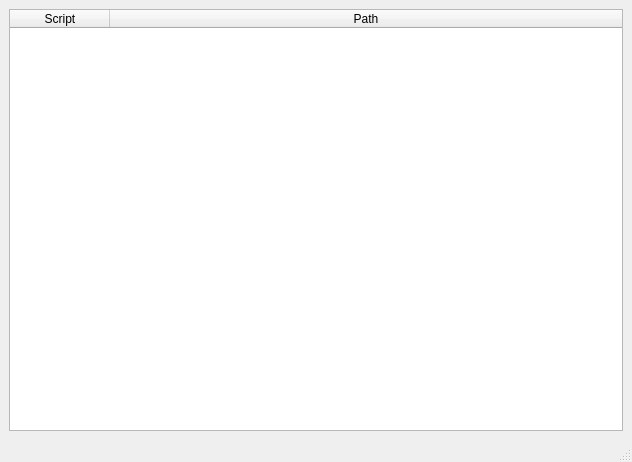
<?xml version="1.0" encoding="UTF-8"?>
<ui version="4.0">
 <class>ScriptManagerWindow</class>
 <widget class="QMainWindow" name="ScriptManagerWindow">
  <property name="geometry">
   <rect>
    <x>0</x>
    <y>0</y>
    <width>632</width>
    <height>462</height>
   </rect>
  </property>
  <property name="acceptDrops">
   <bool>true</bool>
  </property>
  <property name="windowTitle">
   <string>MainWindow</string>
  </property>
  <widget class="QWidget" name="centralwidget">
   <layout class="QGridLayout" name="gridLayout">
    <item row="0" column="0">
     <widget class="QTableWidget" name="scriptsTable">
      <property name="contextMenuPolicy">
       <enum>Qt::CustomContextMenu</enum>
      </property>
      <property name="acceptDrops">
       <bool>true</bool>
      </property>
      <property name="midLineWidth">
       <number>0</number>
      </property>
      <property name="editTriggers">
       <set>QAbstractItemView::NoEditTriggers</set>
      </property>
      <property name="dragDropOverwriteMode">
       <bool>false</bool>
      </property>
      <property name="alternatingRowColors">
       <bool>true</bool>
      </property>
      <property name="selectionMode">
       <enum>QAbstractItemView::ExtendedSelection</enum>
      </property>
      <property name="showGrid">
       <bool>false</bool>
      </property>
      <property name="wordWrap">
       <bool>false</bool>
      </property>
      <property name="columnCount">
       <number>2</number>
      </property>
      <attribute name="horizontalHeaderStretchLastSection">
       <bool>true</bool>
      </attribute>
      <column>
       <property name="text">
        <string>Script</string>
       </property>
      </column>
      <column>
       <property name="text">
        <string>Path</string>
       </property>
      </column>
     </widget>
    </item>
   </layout>
  </widget>
  <widget class="QStatusBar" name="statusbar"/>
 </widget>
 <resources/>
 <connections/>
</ui>
